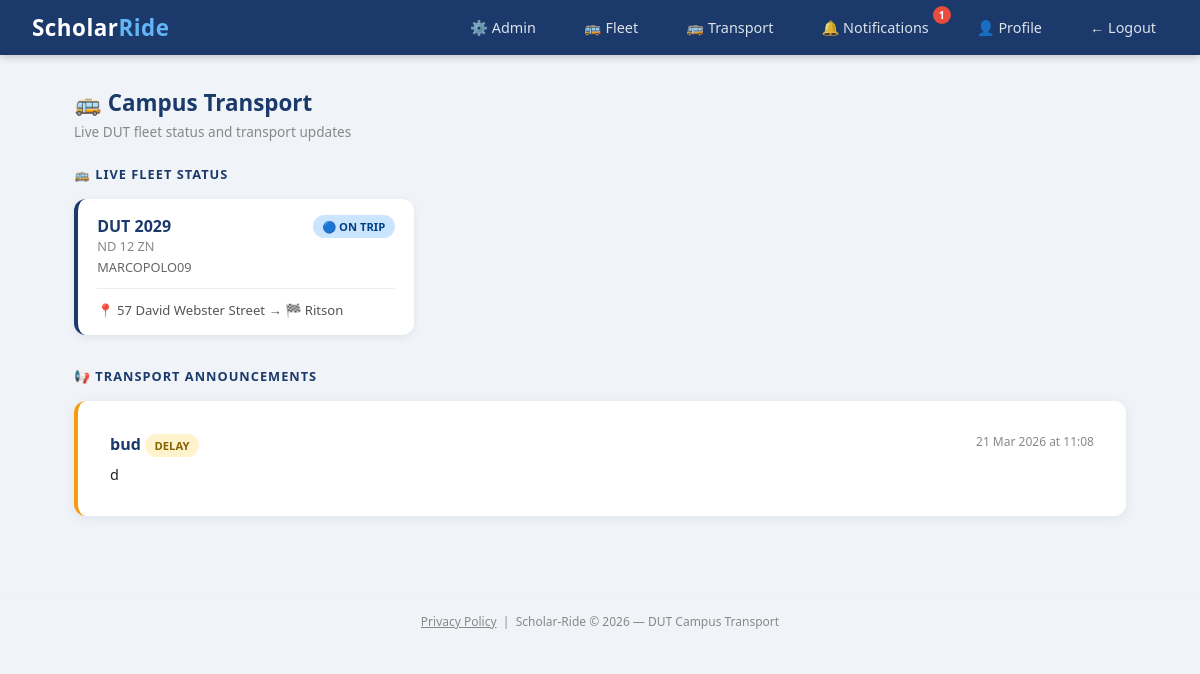
Page /transport (signed in) on the earlier database version.
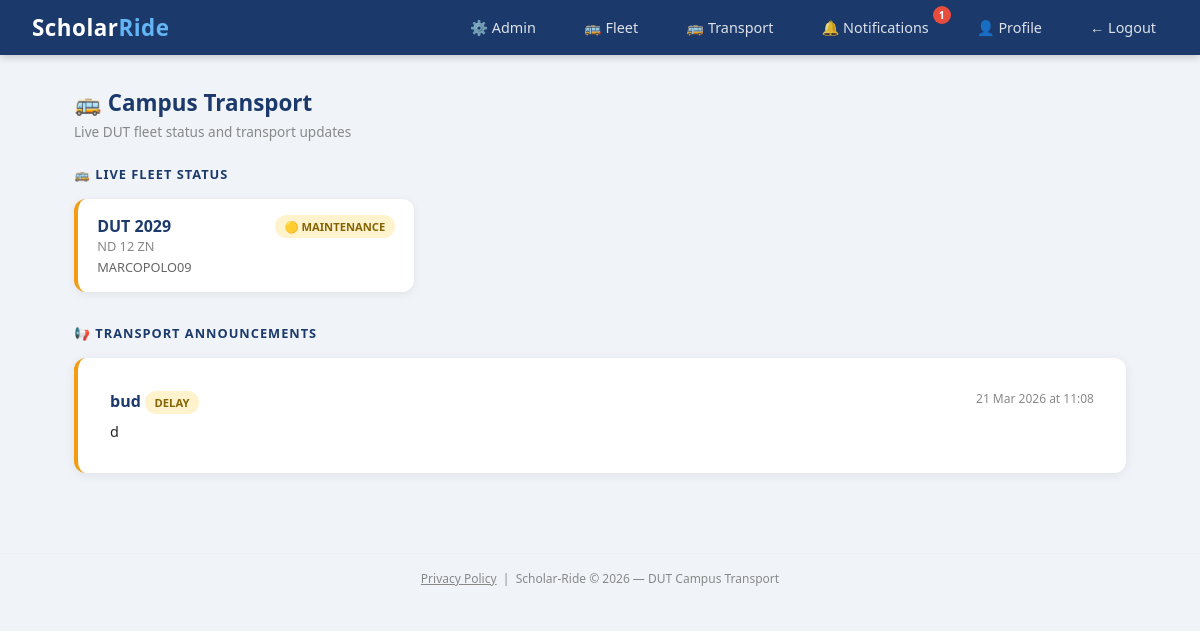
Same page on the later database version.
### scholar_ride/models.py (models this page shows)
class Vehicle(db.Model):
    id = db.Column(db.Integer, primary_key=True)
    bus_number = db.Column(db.String(20), unique=True, nullable=False)
    registration_number = db.Column(db.String(20), unique=True, nullable=False)
    vehicle_type = db.Column(db.String(50), nullable=False)
    make_model = db.Column(db.String(100), nullable=False)
    capacity = db.Column(db.Integer, nullable=False)
    status = db.Column(db.String(20), default='available')
    current_driver_id = db.Column(db.Integer, db.ForeignKey('user.id'), nullable=True)
    current_ride_id = db.Column(db.Integer, db.ForeignKey('ride.id'), nullable=True)
    notes = db.Column(db.String(200), nullable=True)
    created_at = db.Column(db.DateTime, default=datetime.utcnow)
    current_driver = db.relationship('User', foreign_keys=[current_driver_id])
    current_ride = db.relationship('Ride', foreign_keys=[current_ride_id])

class Ride(db.Model):
    id = db.Column(db.Integer, primary_key=True)
    driver_id = db.Column(db.Integer, db.ForeignKey('user.id'), nullable=False)
    origin = db.Column(db.String(200), nullable=False)
    destination = db.Column(db.String(200), nullable=False)
    departure_time = db.Column(db.DateTime, nullable=False)
    available_seats = db.Column(db.Integer, nullable=False)
    total_seats = db.Column(db.Integer, nullable=False)
    status = db.Column(db.String(20), default='active')
    created_at = db.Column(db.DateTime, default=datetime.utcnow)
    bookings = db.relationship('Booking', backref='ride', lazy=True)
    vehicle_type = db.Column(db.String(50), nullable=True)
    vehicle_model = db.Column(db.String(100), nullable=True)
    registration_number = db.Column(db.String(20), nullable=True)
    completed_at = db.Column(db.DateTime, nullable=True)

class Announcement(db.Model):
    id = db.Column(db.Integer, primary_key=True)
    admin_id = db.Column(db.Integer, db.ForeignKey('user.id'), nullable=False)
    title = db.Column(db.String(200), nullable=False)
    body = db.Column(db.Text, nullable=False)
    category = db.Column(db.String(50))
    created_at = db.Column(db.DateTime, default=sast_now)

### scholar_ride/routes/admin.py (the view)
@admin.route('/transport')
@login_required
def transport_feed():
    from scholar_ride.models import Vehicle
    announcements = Announcement.query.order_by(Announcement.created_at.desc()).all()
    vehicles = Vehicle.query.order_by(Vehicle.bus_number).all()
    return render_template('transport/feed.html', announcements=announcements, vehicles=vehicles)

### scholar_ride/models.py (called while the page is built)
@login_manager.user_loader
def load_user(user_id):
    return User.query.get(int(user_id))

### scholar_ride/templates/transport/feed.html (shortened to what this page needs)
{% extends "base.html" %}
{% block content %}
<div class="page-header d-flex justify-between align-center mb-3">
    <div>
        <h4 style="color:#1B3A6B; margin-bottom:0.25rem;">🚌 Campus Transport</h4>
        <p class="text-muted">Live DUT fleet status and transport updates</p>
    </div>
</div>
{% if current_user.role in ['driver', 'admin'] %}
<h6 style="color:#1B3A6B; font-weight:700; margin-bottom:1rem; text-transform:uppercase; letter-spacing:1px; font-size:0.8rem;">
    🚌 Live Fleet Status
</h6>
{% if vehicles %}
<div style="display:grid; grid-template-columns: repeat(auto-fill, minmax(260px, 1fr)); gap:1rem; margin-bottom:2rem;">
    {% for vehicle in vehicles %}
    <div style="background:white; border-radius:12px; padding:1rem 1.2rem;
                box-shadow:0 2px 8px rgba(0,0,0,0.07);
                border-left: 4px solid
                {% if vehicle.status == 'available' %}#27ae60
                {% elif vehicle.status == 'on_trip' %}#1B3A6B
                {% elif vehicle.status == 'maintenance' %}#f39c12
                {% else %}#e74c3c{% endif %};">
        <div style="display:flex; justify-content:space-between; align-items:flex-start;">
            <div>
                <div style="font-weight:700; font-size:1rem; color:#1B3A6B;">{{ vehicle.bus_number }}</div>
                {% if current_user.role in ['admin', 'driver'] %}
                <div style="font-size:0.8rem; color:#888;">{{ vehicle.registration_number }}</div>
                {% endif %}
                <div style="font-size:0.8rem; color:#666; margin-top:0.2rem;">{{ vehicle.make_model }}</div>
            </div>
            <span class="badge
                {% if vehicle.status == 'available' %}badge-success
                {% elif vehicle.status == 'on_trip' %}badge-primary
                {% elif vehicle.status == 'maintenance' %}badge-warning
                {% else %}badge-danger{% endif %}"
                style="font-size:0.7rem;">
                {% if vehicle.status == 'available' %}🟢 AVAILABLE
                {% elif vehicle.status == 'on_trip' %}🔵 ON TRIP
                {% elif vehicle.status == 'maintenance' %}🟡 MAINTENANCE
                {% else %}🔴 OUT OF SERVICE{% endif %}
            </span>
        </div>
        {% if vehicle.status == 'on_trip' and vehicle.current_ride %}
        <div style="margin-top:0.75rem; padding-top:0.75rem; border-top:1px solid #eee; font-size:0.82rem; color:#555;">
            📍 {{ vehicle.current_ride.origin }} → 🏁 {{ vehicle.current_ride.destination }}
        </div>
        {% endif %}
    </div>
    {% endfor %}
</div>
{% else %}
<div class="empty-state mb-4">
    <div class="empty-icon">🚌</div>
    <p>No vehicles in fleet yet.</p>
</div>
{% endif %}
{% endif %}
<h6 style="color:#1B3A6B; font-weight:700; margin-bottom:1rem; text-transform:uppercase; letter-spacing:1px; font-size:0.8rem;">
    📢 Transport Announcements
</h6>
{% if announcements %}
    {% for ann in announcements %}
    <div class="card mb-2 p-3" style="border-left: 4px solid
        {% if ann.category == 'breakdown' %}#e74c3c
        {% elif ann.category == 'delay' %}#f39c12
        {% elif ann.category == 'cancellation' %}#e74c3c
        {% else %}#1B3A6B{% endif %};">
        <div style="display:flex; justify-content:space-between; align-items:flex-start; flex-wrap:wrap; gap:0.5rem;">
            <div>
                <strong style="color:#1B3A6B;">{{ ann.title }}</strong>
                <span class="badge ms-2
                    {% if ann.category == 'breakdown' %}badge-danger
                    {% elif ann.category == 'delay' %}badge-warning
                    {% elif ann.category == 'cancellation' %}badge-danger
                    {% else %}badge-primary{% endif %}"
                    style="font-size:0.7rem;">
                    {{ ann.category | upper }}
                </span>
            </div>
            <small class="text-muted" style="font-size:0.75rem;">
                {{ ann.created_at.strftime('%d %b %Y at %H:%M') }}
            </small>
        </div>
        <p class="mb-0 mt-1" style="font-size:0.9rem;">{{ ann.body }}</p>
    </div>
    {% endfor %}
{% else %}
    <div class="empty-state">
        <div class="empty-icon">📢</div>
        <p>No transport announcements right now.</p>
    </div>
{% endif %}
{% endblock %}

### scholar_ride/templates/base.html (shortened to what this page needs)
<!DOCTYPE html>
<html lang="en">
<head>
</head>
<body>
    <nav class="navbar">
        <a class="navbar-brand" href="/rides">Scholar<span>Ride</span></a>
        <ul class="nav-links" id="navLinks">
         {% if current_user and current_user.is_authenticated %}
        {% if current_user.role == 'student' %}
            <li><a href="/rides">🔍 Find Rides</a></li>
            <li><a href="/bookings/my">🎫 My Bookings</a></li>
            <li><a href="/transport">🚌 Transport</a></li>
        {% elif current_user.role == 'staff' %}
            <li><a href="/rides">🔍 Find Rides</a></li>
            <li><a href="/bookings/my">🎫 My Bookings</a></li>
            <li><a href="/transport">🚌 Transport</a></li>
        {% elif current_user.role == 'driver' %}
            <li><a href="/admin/fleet">🚌 Fleet</a></li>
            <li><a href="/rides/my">🚗 My Rides</a></li>
            <li><a href="/transport">🚌 Transport</a></li>
        {% elif current_user.role == 'admin' %}
            <li><a href="/admin">⚙️ Admin</a></li>
            <li><a href="/admin/fleet">🚌 Fleet</a></li>
            <li><a href="/transport">🚌 Transport</a></li>
        {% endif %}
        <li>
            <a href="/notifications" style="position:relative;">
                🔔 Notifications
                {% if unread_count > 0 %}
                <span style="
                    position:absolute;
                    top:-6px;
                    right:-10px;
                    background:#e74c3c;
                    color:white;
                    border-radius:50%;
                    font-size:0.65rem;
                    font-weight:700;
                    width:18px;
                    height:18px;
                    display:flex;
                    align-items:center;
                    justify-content:center;">
                    {{ unread_count }}
                </span>
                {% endif %}
                  </a>
                </li>
                    <li><a href="/profile">👤 Profile</a></li>
                 <li><a href="/logout">← Logout</a></li>
                 {% else %}
                 <li><a href="/login">Login</a></li>
                 <li><a href="/register">Register</a></li>
           {% endif %}
        </ul>
    </nav>
    <div class="container">
        {% block content %}{% endblock %}
    </div>
    <div style="text-align:center; padding:1rem; font-size:0.75rem; color:#888; border-top:1px solid #f0f0f0; margin-top:2rem;">
        <a href="/privacy" style="color:#888;">Privacy Policy</a> &nbsp;|&nbsp; Scholar-Ride &copy; 2026 — DUT Campus Transport
    </div>
</body>
</html>

### scholar_ride/templates/base.html (style rules this page uses)
*, *::before, *::after { box-sizing: border-box; margin: 0; padding: 0; }
body { font-family: 'Segoe UI', Tahoma, Geneva, Verdana, sans-serif; background: #f0f4f8; color: #222; }
.navbar { background: #1B3A6B; padding: 0.75rem 2rem; display: flex; align-items: center; justify-content: space-between; box-shadow: 0 2px 8px rgba(0,0,0,0.2); position: relative; }
.navbar-brand { color: white; font-size: 1.4rem; font-weight: 700; text-decoration: none; letter-spacing: 0.5px; }
.navbar-brand span { color: #64B5F6; }
.nav-links { display: flex; gap: 1.5rem; list-style: none; align-items: center; }
.nav-links a { color: rgba(255,255,255,0.85); text-decoration: none; font-size: 0.9rem; padding: 0.4rem 0.75rem; border-radius: 6px; transition: background 0.2s, color 0.2s; }
.container { max-width: 1100px; margin: 0 auto; padding: 2rem 1.5rem; }
.card { background: white; border-radius: 12px; box-shadow: 0 2px 12px rgba(0,0,0,0.07); padding: 2rem; margin-bottom: 1.5rem; }
.badge { display: inline-block; padding: 0.25rem 0.6rem; border-radius: 20px; font-size: 0.75rem; font-weight: 700; }
.badge-warning { background: #fff3cd; color: #856404; }
.text-muted { color: #888; font-size: 0.85rem; }
.mt-1 { margin-top: 0.5rem; }
.mb-2 { margin-bottom: 1rem; }
.d-flex { display: flex; }
.justify-between { justify-content: space-between; }
.align-center { align-items: center; }
.page-header { margin-bottom: 1.5rem; }
.page-header h4 { color: #1B3A6B; font-size: 1.4rem; font-weight: 700; }

Differences in the rows shown:
changed Vehicle "ND 12 ZN": current_ride.origin "57 David Webster Street" → (not shown); current_ride.destination "Ritson" → (not shown); status "🔵 ON TRIP 📍 → 🏁" → "🟡 MAINTENANCE"
